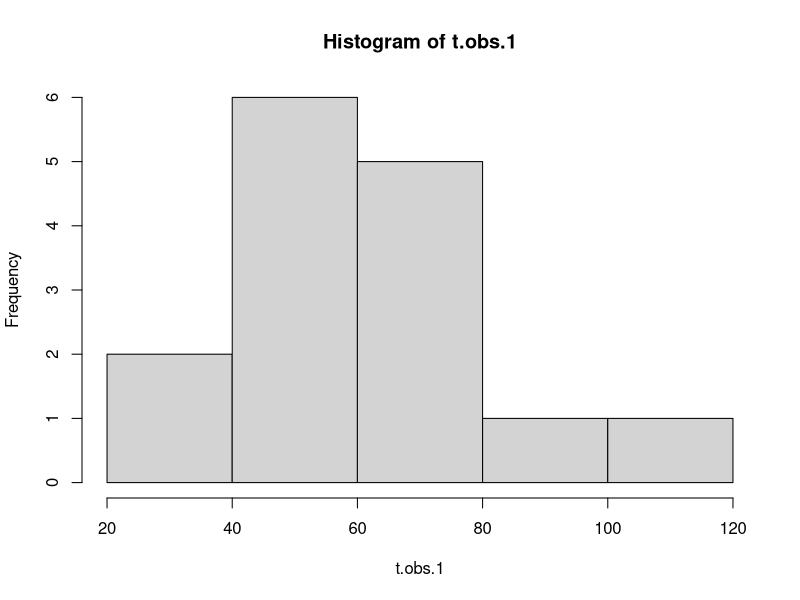
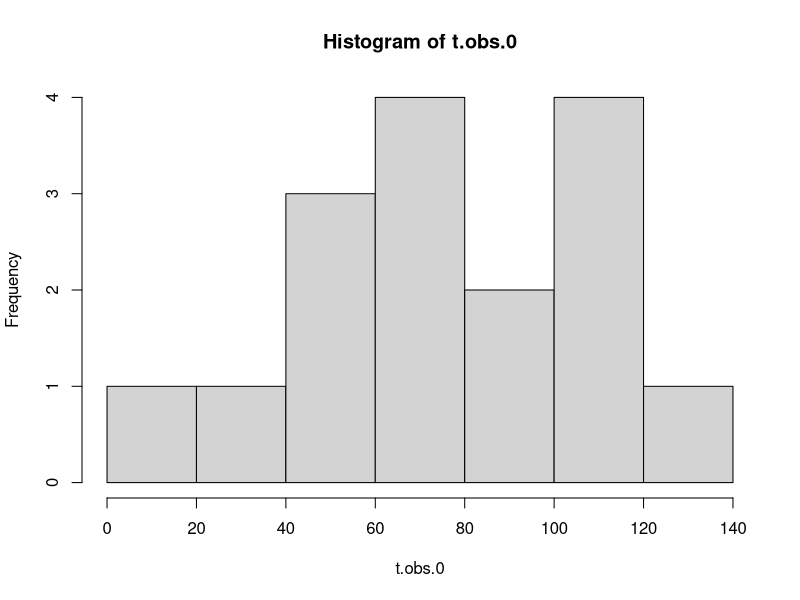
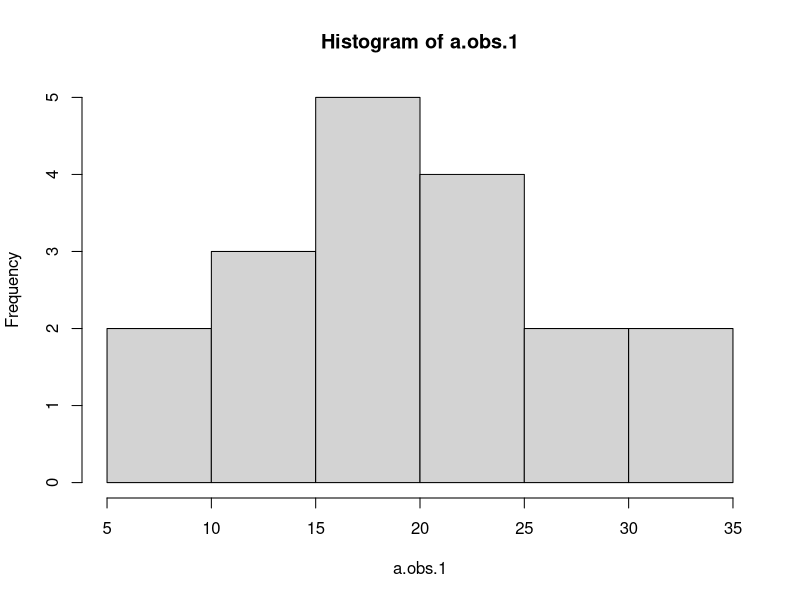
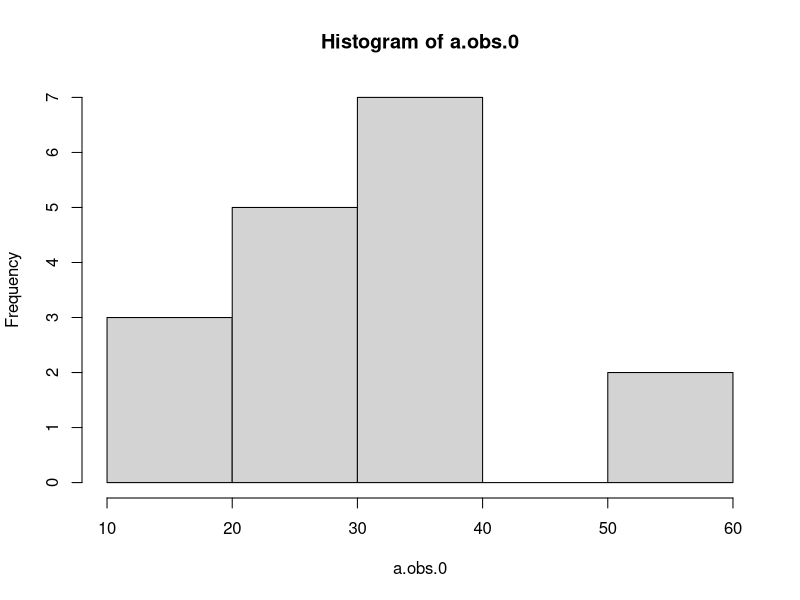

Here is the R script that generated these plots, in order: (Note: this script raises an error after producing the figures.)
## ---- chunk 1
#set up working envrionment
setwd("MIDS/DATASCI_W241/Async Material and Sample Files/Chapter 3/")
#clear variables
rm( list = ls() )
#read in tabular data
data <- read.csv("Clingingsmith_et_al_QJE_2009dta.csv", sep=",", header = TRUE)
#create shorthand reference
d<-data
##replicate the table on 3.2 in the book
prop.table(table(d$views,d$success),2)*100

#Create two vectors to sample from based on the data
Y <- d$views #outcome
Z <- d$success #treatment

# number of RI iterations
numiter <- 10000 
set.seed(1234567) # set random number seed (so that results can be replicated)

#compute ATE prior to randomization
denom <- var(Z)
ate <- cov(Y,Z)/denom

#iterate
tauRI <- rep(NA,numiter)

for (i in 1:numiter) {

Zri <- sample(Z)
tauRI[i] <- cov(Y,Zri)/denom

if (i %% round(numiter/10) == 0) cat("Iteration",i,"of",numiter,"\n")
}

## ---- chunk 2
nrow(subset(as.data.frame(tauRI),tauRI>=ate))
## ---- chunk 3
pvalue <- round(nrow(subset(as.data.frame(tauRI),tauRI>=ate))/numiter,3)
pvalue
## ---- chunk 4
#wrap tauRI in abs function
nrow(subset(as.data.frame(tauRI),abs(tauRI)>=ate))
## ---- chunk 5
#wrap tauRI in abs function
pvalue.twotailed <- round(nrow(subset(as.data.frame(tauRI),abs(tauRI)>=ate))/numiter,3)
pvalue.twotailed
## ---- chunk 6
library("foreign")
#read in tabular data
data <- read.dta("Titiunik_WorkingPaper_2010.csv.dta")
#create shorthand reference
t<-data
## ---- chunk 7
#Create two vectors for Texas
t.Y <- unlist(subset(t,t$texas0_arkansas1==0)[2]) #outcome
t.Z <- unlist(subset(t,t$texas0_arkansas1==0)[1])#treatment

#compute ATE for Texas
t.denom <- var(t.Z)
t.ate <- cov(t.Y,t.Z)/t.denom
cat("Texas ATE = ", t.ate)

##done another way
#mean(unlist(subset(t,t$texas0_arkansas1==0 & t$term2year==0)[2]))-mean(unlist(subset(t,t$texas0_arkansas1==0 & t$term2year==1)[2]))

#Create two vectors for Texas
a.Y <- unlist(subset(t,t$texas0_arkansas1==1)[2]) #outcome
a.Z <- unlist(subset(t,t$texas0_arkansas1==1)[1])#treatment

#compute ATE for Arkansas
a.denom <- var(a.Z)
a.ate <- cov(a.Y,a.Z)/a.denom
cat("Arkansas ATE = ", a.ate)
## ---- chunk 8
##texas
t.obs.0 <- unlist(subset(t,t$texas0_arkansas1==0 & t$term2year==0)[2])
t.obs.1 <- unlist(subset(t,t$texas0_arkansas1==0 & t$term2year==1)[2])

##calculate t.Var.hat.1 manually
sum((t.obs.1 - ((sum(t.obs.1)/length(t.obs.1))))^2)/(length(t.obs.1)-1)
##matches
var(t.obs.1)

t.se.hat <- sqrt((var(t.obs.0)/length(t.obs.0)) + (var(t.obs.1)/length(t.obs.1)))
cat("Texas STE of ATE = ", t.se.hat)

##arkansas
a.obs.0 <- unlist(subset(t,t$texas0_arkansas1==1 & t$term2year==0)[2])
a.obs.1 <- unlist(subset(t,t$texas0_arkansas1==1 & t$term2year==1)[2])

a.se.hat <- sqrt((var(a.obs.0)/length(a.obs.0)) + (var(a.obs.1)/length(a.obs.1)))
cat("Arkansas STE of ATE = ", a.se.hat)

## ---- chunk 9
##
t.pe.count<-length(t.obs.0)+length(t.obs.1)
a.pe.count<-length(a.obs.0)+length(a.obs.1)

pooled.ate <- a.ate*(a.pe.count/sum(t.pe.count,a.pe.count))+t.ate*(t.pe.count/sum(t.pe.count,a.pe.count))
cat("Pooled ATE = ", pooled.ate) 
## ---- chunk 10
pooled.se <- sqrt(a.se.hat^2*(a.pe.count/sum(t.pe.count,a.pe.count))^2+a.se.hat^2*(t.pe.count/sum(t.pe.count,a.pe.count))^2)
cat("Pooled SE for Overall ATE = ", pooled.se)
## ---- chunk 11

numiter <- 10000 # number of RI iterations. Use more for greater precision, fewer for greater speed.
set.seed(1234567) # set random number seed (so that results can be replicated)

##texas
t.tauRI <- rep(NA,numiter)

for (i in 1:numiter) {

t.Zri <- sample(t.Z)
t.tauRI[i] <- cov(t.Y,t.Zri)/t.denom

if (i %% round(numiter/10) == 0) cat("Iteration",i,"of",numiter,"\n")
}

t.pvalue <- round(sum(t.tauRI >= t.ate)/numiter,3)
t.pvalue

##arkansas
a.tauRI <- rep(NA,numiter)

for (i in 1:numiter) {

a.Zri <- sample(a.Z)
a.tauRI[i] <- cov(a.Y,a.Zri)/a.denom

if (i %% round(numiter/10) == 0) cat("Iteration",i,"of",numiter,"\n")
}

a.pvalue <- round(sum(a.tauRI >= a.ate)/numiter,3)
a.pvalue
## ---- chunk 12
#texas treatment & control
hist(t.obs.1)
hist(t.obs.0)

#arkansas treatment & control
hist(a.obs.1)
hist(a.obs.0)

## ---- chunk 13
#set up working envrionment
p.subset <- p[c(2:3)]
#create matrix to count observations by variable pairs
mat<-table(p.subset)
#print matrix
mat
